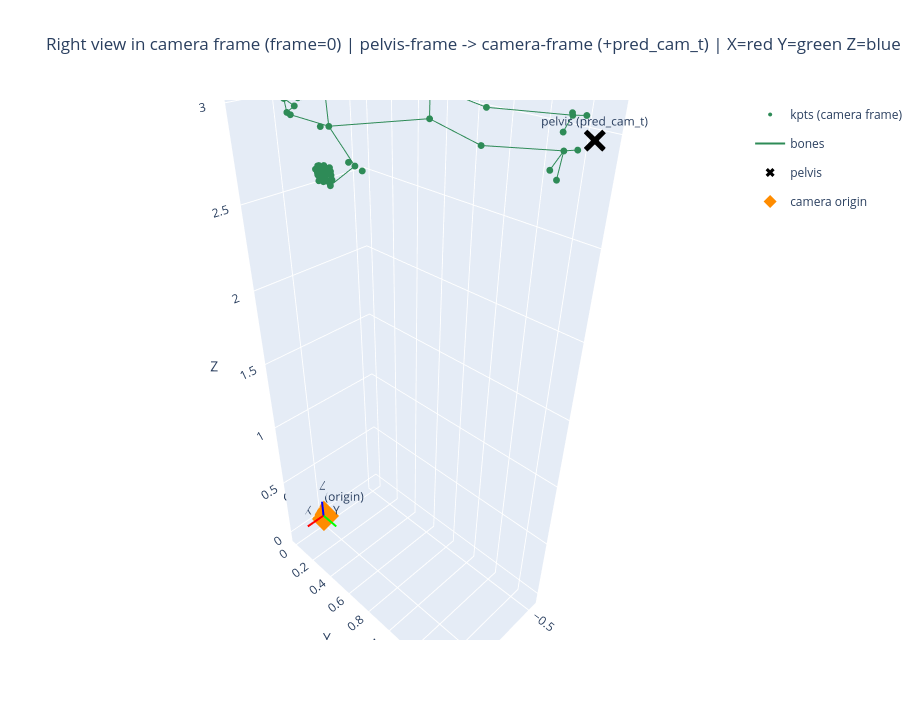

This figure's notebook cell:
### Code cell
# ============================================================
# 右视角：自动判断 kpts 是否已在相机坐标系，再可视化
# ============================================================
import numpy as np
import plotly.graph_objects as go

frame_idx = 0
out_R = right_outputs[frame_idx]

kpts_raw = out_R['pred_keypoints_3d'].astype(np.float32)
t_R = out_R['pred_cam_t'].astype(np.float32)

root_raw = kpts_raw[0]
d_raw = float(np.linalg.norm(root_raw - t_R))
d_plus = float(np.linalg.norm((root_raw + t_R) - t_R))

if d_raw <= d_plus:
    kpts_cam = kpts_raw
    mode = 'already camera-frame'
else:
    kpts_cam = kpts_raw + t_R
    mode = 'pelvis-frame -> camera-frame (+pred_cam_t)'

print(f'[Right] mode: {mode}')
print(f'[Right] ||root - pred_cam_t|| before={d_raw:.4f}, after_shift={d_plus:.4f}')
print(f'[Right] camera origin = [0, 0, 0], pelvis(pred_cam_t) = {t_R}')

cam_axes = np.eye(3)
AXIS_SCALE = 0.15
AXIS_COLORS = ['red', 'lime', 'blue']
AXIS_NAMES = ['X', 'Y', 'Z']
SKEL = visualizer.skeleton

fig = go.Figure()

# 关键点（统一到 camera frame 后）
fig.add_trace(go.Scatter3d(
    x=kpts_cam[:, 0], y=kpts_cam[:, 1], z=kpts_cam[:, 2],
    mode='markers', marker=dict(size=4, color='seagreen'),
    name='kpts (camera frame)',
))

# 骨架连线
for i, (a, b) in enumerate(SKEL):
    if a < len(kpts_cam) and b < len(kpts_cam):
        fig.add_trace(go.Scatter3d(
            x=[kpts_cam[a, 0], kpts_cam[b, 0], None],
            y=[kpts_cam[a, 1], kpts_cam[b, 1], None],
            z=[kpts_cam[a, 2], kpts_cam[b, 2], None],
            mode='lines', line=dict(color='seagreen', width=2),
            legendgroup='skel_R', showlegend=(i == 0), name='bones',
        ))

# pelvis
fig.add_trace(go.Scatter3d(
    x=[t_R[0]], y=[t_R[1]], z=[t_R[2]],
    mode='markers+text', marker=dict(size=8, color='black', symbol='x'),
    text=['pelvis (pred_cam_t)'], textposition='top center',
    name='pelvis',
))

# camera origin
fig.add_trace(go.Scatter3d(
    x=[0], y=[0], z=[0],
    mode='markers+text', marker=dict(size=10, color='darkorange', symbol='diamond'),
    text=['Cam_R (origin)'], textposition='top center',
    name='camera origin',
))

# camera axes
for axis_vec, color, aname in zip(cam_axes, AXIS_COLORS, AXIS_NAMES):
    tip = axis_vec * AXIS_SCALE
    fig.add_trace(go.Scatter3d(
        x=[0, tip[0]], y=[0, tip[1]], z=[0, tip[2]],
        mode='lines+text', line=dict(color=color, width=4),
        text=[None, aname], textposition='top center',
        legendgroup='axes_R', showlegend=False,
    ))

fig.update_layout(
    title=(
        f'Right view in camera frame (frame={frame_idx}) | '
        f'{mode} | X=red Y=green Z=blue'
    ),
    scene=dict(xaxis_title='X', yaxis_title='Y', zaxis_title='Z', aspectmode='data'),
    width=920, height=720,
)
fig.show()

### Figure 1 — Plotly figure (JSON) as saved in the notebook; plotly's stock layout.template omitted (floating-point values rounded to 4 significant figures)
{"data": [{"marker": {"color": "seagreen", "size": 4}, "mode": "markers", "name": "kpts (camera frame)", "type": "scatter3d", "x": [0.02993, 0.05201, 0.04323, -0.006096, -0.02867, -0.1718, -0.2056, -0.1037, -0.1589, -0.4437, -0.4615, -0.3703, -0.3757, -0.5068, -0.5159, -0.3328, -0.3748, -0.5491, -0.3397, -0.3941, -0.556, 0.1492, 0.1377, 0.1216, 0.1002, 0.161, 0.1614, 0.1612, 0.1495, 0.1633, 0.1609, 0.1581, 0.1412, 0.14, 0.1391, 0.1384, 0.1245, 0.1198, 0.1171, 0.1149, 0.1061, 0.08132, 0.2144, 0.1928, 0.1619, 0.1342, 0.242, 0.2282, 0.2092, 0.1774, 0.2413, 0.2261, 0.2071, 0.1715, 0.2275, 0.213, 0.1939, 0.1615, 0.2031, 0.1892, 0.1746, 0.1521, 0.1041, -0.1074, -0.1786, -0.08952, -0.1327, -0.1335, -0.1666, -0.1456], "y": [0.1723, 0.1246, 0.1253, 0.04755, 0.0498, 0.1431, 0.1256, 0.4028, 0.3718, 0.6091, 0.5919, 1.011, 0.9908, 1.355, 1.331, 1.429, 1.433, 1.395, 1.386, 1.39, 1.373, 0.4566, 0.4536, 0.4437, 0.4486, 0.4905, 0.4881, 0.4862, 0.4752, 0.502, 0.5034, 0.5052, 0.4986, 0.5081, 0.5132, 0.5179, 0.51, 0.5227, 0.5246, 0.524, 0.5176, 0.4708, 0.4615, 0.457, 0.4524, 0.4544, 0.465, 0.453, 0.4408, 0.4336, 0.4814, 0.4693, 0.4559, 0.4448, 0.4937, 0.4836, 0.4704, 0.46, 0.5079, 0.4988, 0.4881, 0.4767, 0.4566, 0.433, 0.4028, 0.3845, 0.355, 0.1231, 0.1053, 0.1144], "z": [2.983, 3.013, 2.948, 3.067, 2.912, 3.177, 2.837, 3.265, 2.7, 3.069, 2.912, 3.05, 2.884, 3.054, 2.902, 3.035, 3.1, 3.053, 2.873, 2.819, 2.906, 2.775, 2.756, 2.73, 2.71, 2.801, 2.782, 2.759, 2.726, 2.806, 2.785, 2.762, 2.726, 2.802, 2.783, 2.759, 2.726, 2.791, 2.773, 2.755, 2.729, 2.685, 3.095, 3.095, 3.092, 3.1, 3.146, 3.147, 3.147, 3.133, 3.159, 3.163, 3.165, 3.154, 3.157, 3.164, 3.169, 3.161, 3.169, 3.174, 3.174, 3.164, 3.122, 3.292, 2.678, 3.231, 2.721, 3.166, 2.84, 3.003]}, {"legendgroup": "skel_R", "line": {"color": "seagreen", "width": 2}, "mode": "lines", "name": "bones", "showlegend": true, "type": "scatter3d", "x": [-0.5068, -0.3703, null], "y": [1.355, 1.011, null], "z": [3.054, 3.05, null]}, {"legendgroup": "skel_R", "line": {"color": "seagreen", "width": 2}, "mode": "lines", "name": "bones", "showlegend": false, "type": "scatter3d", "x": [-0.3703, -0.4437, null], "y": [1.011, 0.6091, null], "z": [3.05, 3.069, null]}, {"legendgroup": "skel_R", "line": {"color": "seagreen", "width": 2}, "mode": "lines", "name": "bones", "showlegend": false, "type": "scatter3d", "x": [-0.5159, -0.3757, null], "y": [1.331, 0.9908, null], "z": [2.902, 2.884, null]}, {"legendgroup": "skel_R", "line": {"color": "seagreen", "width": 2}, "mode": "lines", "name": "bones", "showlegend": false, "type": "scatter3d", "x": [-0.3757, -0.4615, null], "y": [0.9908, 0.5919, null], "z": [2.884, 2.912, null]}, {"legendgroup": "skel_R", "line": {"color": "seagreen", "width": 2}, "mode": "lines", "name": "bones", "showlegend": false, "type": "scatter3d", "x": [-0.4437, -0.4615, null], "y": [0.6091, 0.5919, null], "z": [3.069, 2.912, null]}, {"legendgroup": "skel_R", "line": {"color": "seagreen", "width": 2}, "mode": "lines", "name": "bones", "showlegend": false, "type": "scatter3d", "x": [-0.1718, -0.4437, null], "y": [0.1431, 0.6091, null], "z": [3.177, 3.069, null]}, {"legendgroup": "skel_R", "line": {"color": "seagreen", "width": 2}, "mode": "lines", "name": "bones", "showlegend": false, "type": "scatter3d", "x": [-0.2056, -0.4615, null], "y": [0.1256, 0.5919, null], "z": [2.837, 2.912, null]}, {"legendgroup": "skel_R", "line": {"color": "seagreen", "width": 2}, "mode": "lines", "name": "bones", "showlegend": false, "type": "scatter3d", "x": [-0.1718, -0.2056, null], "y": [0.1431, 0.1256, null], "z": [3.177, 2.837, null]}, {"legendgroup": "skel_R", "line": {"color": "seagreen", "width": 2}, "mode": "lines", "name": "bones", "showlegend": false, "type": "scatter3d", "x": [-0.1718, -0.1037, null], "y": [0.1431, 0.4028, null], "z": [3.177, 3.265, null]}, {"legendgroup": "skel_R", "line": {"color": "seagreen", "width": 2}, "mode": "lines", "name": "bones", "showlegend": false, "type": "scatter3d", "x": [-0.2056, -0.1589, null], "y": [0.1256, 0.3718, null], "z": [2.837, 2.7, null]}, {"legendgroup": "skel_R", "line": {"color": "seagreen", "width": 2}, "mode": "lines", "name": "bones", "showlegend": false, "type": "scatter3d", "x": [-0.1037, 0.1041, null], "y": [0.4028, 0.4566, null], "z": [3.265, 3.122, null]}, {"legendgroup": "skel_R", "line": {"color": "seagreen", "width": 2}, "mode": "lines", "name": "bones", "showlegend": false, "type": "scatter3d", "x": [-0.1589, 0.08132, null], "y": [0.3718, 0.4708, null], "z": [2.7, 2.685, null]}, {"legendgroup": "skel_R", "line": {"color": "seagreen", "width": 2}, "mode": "lines", "name": "bones", "showlegend": false, "type": "scatter3d", "x": [0.05201, 0.04323, null], "y": [0.1246, 0.1253, null], "z": [3.013, 2.948, null]}, {"legendgroup": "skel_R", "line": {"color": "seagreen", "width": 2}, "mode": "lines", "name": "bones", "showlegend": false, "type": "scatter3d", "x": [0.02993, 0.05201, null], "y": [0.1723, 0.1246, null], "z": [2.983, 3.013, null]}, {"legendgroup": "skel_R", "line": {"color": "seagreen", "width": 2}, "mode": "lines", "name": "bones", "showlegend": false, "type": "scatter3d", "x": [0.02993, 0.04323, null], "y": [0.1723, 0.1253, null], "z": [2.983, 2.948, null]}, {"legendgroup": "skel_R", "line": {"color": "seagreen", "width": 2}, "mode": "lines", "name": "bones", "showlegend": false, "type": "scatter3d", "x": [0.05201, -0.006096, null], "y": [0.1246, 0.04755, null], "z": [3.013, 3.067, null]}, {"legendgroup": "skel_R", "line": {"color": "seagreen", "width": 2}, "mode": "lines", "name": "bones", "showlegend": false, "type": "scatter3d", "x": [0.04323, -0.02867, null], "y": [0.1253, 0.0498, null], "z": [2.948, 2.912, null]}, {"legendgroup": "skel_R", "line": {"color": "seagreen", "width": 2}, "mode": "lines", "name": "bones", "showlegend": false, "type": "scatter3d", "x": [-0.006096, -0.1718, null], "y": [0.04755, 0.1431, null], "z": [3.067, 3.177, null]}, {"legendgroup": "skel_R", "line": {"color": "seagreen", "width": 2}, "mode": "lines", "name": "bones", "showlegend": false, "type": "scatter3d", "x": [-0.02867, -0.2056, null], "y": [0.0498, 0.1256, null], "z": [2.912, 2.837, null]}, {"legendgroup": "skel_R", "line": {"color": "seagreen", "width": 2}, "mode": "lines", "name": "bones", "showlegend": false, "type": "scatter3d", "x": [-0.5068, -0.3328, null], "y": [1.355, 1.429, null], "z": [3.054, 3.035, null]}, {"legendgroup": "skel_R", "line": {"color": "seagreen", "width": 2}, "mode": "lines", "name": "bones", "showlegend": false, "type": "scatter3d", "x": [-0.5068, -0.3748, null], "y": [1.355, 1.433, null], "z": [3.054, 3.1, null]}, {"legendgroup": "skel_R", "line": {"color": "seagreen", "width": 2}, "mode": "lines", "name": "bones", "showlegend": false, "type": "scatter3d", "x": [-0.5068, -0.5491, null], "y": [1.355, 1.395, null], "z": [3.054, 3.053, null]}, {"legendgroup": "skel_R", "line": {"color": "seagreen", "width": 2}, "mode": "lines", "name": "bones", "showlegend": false, "type": "scatter3d", "x": [-0.5159, -0.3397, null], "y": [1.331, 1.386, null], "z": [2.902, 2.873, null]}, {"legendgroup": "skel_R", "line": {"color": "seagreen", "width": 2}, "mode": "lines", "name": "bones", "showlegend": false, "type": "scatter3d", "x": [-0.5159, -0.3941, null], "y": [1.331, 1.39, null], "z": [2.902, 2.819, null]}, {"legendgroup": "skel_R", "line": {"color": "seagreen", "width": 2}, "mode": "lines", "name": "bones", "showlegend": false, "type": "scatter3d", "x": [-0.5159, -0.556, null], "y": [1.331, 1.373, null], "z": [2.902, 2.906, null]}, {"legendgroup": "skel_R", "line": {"color": "seagreen", "width": 2}, "mode": "lines", "name": "bones", "showlegend": false, "type": "scatter3d", "x": [0.1041, 0.1342, null], "y": [0.4566, 0.4544, null], "z": [3.122, 3.1, null]}, {"legendgroup": "skel_R", "line": {"color": "seagreen", "width": 2}, "mode": "lines", "name": "bones", "showlegend": false, "type": "scatter3d", "x": [0.1342, 0.1619, null], "y": [0.4544, 0.4524, null], "z": [3.1, 3.092, null]}, {"legendgroup": "skel_R", "line": {"color": "seagreen", "width": 2}, "mode": "lines", "name": "bones", "showlegend": false, "type": "scatter3d", "x": [0.1619, 0.1928, null], "y": [0.4524, 0.457, null], "z": [3.092, 3.095, null]}, {"legendgroup": "skel_R", "line": {"color": "seagreen", "width": 2}, "mode": "lines", "name": "bones", "showlegend": false, "type": "scatter3d", "x": [0.1928, 0.2144, null], "y": [0.457, 0.4615, null], "z": [3.095, 3.095, null]}, {"legendgroup": "skel_R", "line": {"color": "seagreen", "width": 2}, "mode": "lines", "name": "bones", "showlegend": false, "type": "scatter3d", "x": [0.1041, 0.1774, null], "y": [0.4566, 0.4336, null], "z": [3.122, 3.133, null]}, {"legendgroup": "skel_R", "line": {"color": "seagreen", "width": 2}, "mode": "lines", "name": "bones", "showlegend": false, "type": "scatter3d", "x": [0.1774, 0.2092, null], "y": [0.4336, 0.4408, null], "z": [3.133, 3.147, null]}, {"legendgroup": "skel_R", "line": {"color": "seagreen", "width": 2}, "mode": "lines", "name": "bones", "showlegend": false, "type": "scatter3d", "x": [0.2092, 0.2282, null], "y": [0.4408, 0.453, null], "z": [3.147, 3.147, null]}, {"legendgroup": "skel_R", "line": {"color": "seagreen", "width": 2}, "mode": "lines", "name": "bones", "showlegend": false, "type": "scatter3d", "x": [0.2282, 0.242, null], "y": [0.453, 0.465, null], "z": [3.147, 3.146, null]}, {"legendgroup": "skel_R", "line": {"color": "seagreen", "width": 2}, "mode": "lines", "name": "bones", "showlegend": false, "type": "scatter3d", "x": [0.1041, 0.1715, null], "y": [0.4566, 0.4448, null], "z": [3.122, 3.154, null]}, {"legendgroup": "skel_R", "line": {"color": "seagreen", "width": 2}, "mode": "lines", "name": "bones", "showlegend": false, "type": "scatter3d", "x": [0.1715, 0.2071, null], "y": [0.4448, 0.4559, null], "z": [3.154, 3.165, null]}, {"legendgroup": "skel_R", "line": {"color": "seagreen", "width": 2}, "mode": "lines", "name": "bones", "showlegend": false, "type": "scatter3d", "x": [0.2071, 0.2261, null], "y": [0.4559, 0.4693, null], "z": [3.165, 3.163, null]}, {"legendgroup": "skel_R", "line": {"color": "seagreen", "width": 2}, "mode": "lines", "name": "bones", "showlegend": false, "type": "scatter3d", "x": [0.2261, 0.2413, null], "y": [0.4693, 0.4814, null], "z": [3.163, 3.159, null]}, {"legendgroup": "skel_R", "line": {"color": "seagreen", "width": 2}, "mode": "lines", "name": "bones", "showlegend": false, "type": "scatter3d", "x": [0.1041, 0.1615, null], "y": [0.4566, 0.46, null], "z": [3.122, 3.161, null]}, {"legendgroup": "skel_R", "line": {"color": "seagreen", "width": 2}, "mode": "lines", "name": "bones", "showlegend": false, "type": "scatter3d", "x": [0.1615, 0.1939, null], "y": [0.46, 0.4704, null], "z": [3.161, 3.169, null]}, {"legendgroup": "skel_R", "line": {"color": "seagreen", "width": 2}, "mode": "lines", "name": "bones", "showlegend": false, "type": "scatter3d", "x": [0.1939, 0.213, null], "y": [0.4704, 0.4836, null], "z": [3.169, 3.164, null]}, {"legendgroup": "skel_R", "line": {"color": "seagreen", "width": 2}, "mode": "lines", "name": "bones", "showlegend": false, "type": "scatter3d", "x": [0.213, 0.2275, null], "y": [0.4836, 0.4937, null], "z": [3.164, 3.157, null]}, {"legendgroup": "skel_R", "line": {"color": "seagreen", "width": 2}, "mode": "lines", "name": "bones", "showlegend": false, "type": "scatter3d", "x": [0.1041, 0.1521, null], "y": [0.4566, 0.4767, null], "z": [3.122, 3.164, null]}, {"legendgroup": "skel_R", "line": {"color": "seagreen", "width": 2}, "mode": "lines", "name": "bones", "showlegend": false, "type": "scatter3d", "x": [0.1521, 0.1746, null], "y": [0.4767, 0.4881, null], "z": [3.164, 3.174, null]}, {"legendgroup": "skel_R", "line": {"color": "seagreen", "width": 2}, "mode": "lines", "name": "bones", "showlegend": false, "type": "scatter3d", "x": [0.1746, 0.1892, null], "y": [0.4881, 0.4988, null], "z": [3.174, 3.174, null]}, {"legendgroup": "skel_R", "line": {"color": "seagreen", "width": 2}, "mode": "lines", "name": "bones", "showlegend": false, "type": "scatter3d", "x": [0.1892, 0.2031, null], "y": [0.4988, 0.5079, null], "z": [3.174, 3.169, null]}, {"legendgroup": "skel_R", "line": {"color": "seagreen", "width": 2}, "mode": "lines", "name": "bones", "showlegend": false, "type": "scatter3d", "x": [0.08132, 0.1002, null], "y": [0.4708, 0.4486, null], "z": [2.685, 2.71, null]}, {"legendgroup": "skel_R", "line": {"color": "seagreen", "width": 2}, "mode": "lines", "name": "bones", "showlegend": false, "type": "scatter3d", "x": [0.1002, 0.1216, null], "y": [0.4486, 0.4437, null], "z": [2.71, 2.73, null]}, {"legendgroup": "skel_R", "line": {"color": "seagreen", "width": 2}, "mode": "lines", "name": "bones", "showlegend": false, "type": "scatter3d", "x": [0.1216, 0.1377, null], "y": [0.4437, 0.4536, null], "z": [2.73, 2.756, null]}, {"legendgroup": "skel_R", "line": {"color": "seagreen", "width": 2}, "mode": "lines", "name": "bones", "showlegend": false, "type": "scatter3d", "x": [0.1377, 0.1492, null], "y": [0.4536, 0.4566, null], "z": [2.756, 2.775, null]}, {"legendgroup": "skel_R", "line": {"color": "seagreen", "width": 2}, "mode": "lines", "name": "bones", "showlegend": false, "type": "scatter3d", "x": [0.08132, 0.1495, null], "y": [0.4708, 0.4752, null], "z": [2.685, 2.726, null]}, {"legendgroup": "skel_R", "line": {"color": "seagreen", "width": 2}, "mode": "lines", "name": "bones", "showlegend": false, "type": "scatter3d", "x": [0.1495, 0.1612, null], "y": [0.4752, 0.4862, null], "z": [2.726, 2.759, null]}, {"legendgroup": "skel_R", "line": {"color": "seagreen", "width": 2}, "mode": "lines", "name": "bones", "showlegend": false, "type": "scatter3d", "x": [0.1612, 0.1614, null], "y": [0.4862, 0.4881, null], "z": [2.759, 2.782, null]}, {"legendgroup": "skel_R", "line": {"color": "seagreen", "width": 2}, "mode": "lines", "name": "bones", "showlegend": false, "type": "scatter3d", "x": [0.1614, 0.161, null], "y": [0.4881, 0.4905, null], "z": [2.782, 2.801, null]}, {"legendgroup": "skel_R", "line": {"color": "seagreen", "width": 2}, "mode": "lines", "name": "bones", "showlegend": false, "type": "scatter3d", "x": [0.08132, 0.1412, null], "y": [0.4708, 0.4986, null], "z": [2.685, 2.726, null]}, {"legendgroup": "skel_R", "line": {"color": "seagreen", "width": 2}, "mode": "lines", "name": "bones", "showlegend": false, "type": "scatter3d", "x": [0.1412, 0.1581, null], "y": [0.4986, 0.5052, null], "z": [2.726, 2.762, null]}, {"legendgroup": "skel_R", "line": {"color": "seagreen", "width": 2}, "mode": "lines", "name": "bones", "showlegend": false, "type": "scatter3d", "x": [0.1581, 0.1609, null], "y": [0.5052, 0.5034, null], "z": [2.762, 2.785, null]}, {"legendgroup": "skel_R", "line": {"color": "seagreen", "width": 2}, "mode": "lines", "name": "bones", "showlegend": false, "type": "scatter3d", "x": [0.1609, 0.1633, null], "y": [0.5034, 0.502, null], "z": [2.785, 2.806, null]}, {"legendgroup": "skel_R", "line": {"color": "seagreen", "width": 2}, "mode": "lines", "name": "bones", "showlegend": false, "type": "scatter3d", "x": [0.08132, 0.1245, null], "y": [0.4708, 0.51, null], "z": [2.685, 2.726, null]}, {"legendgroup": "skel_R", "line": {"color": "seagreen", "width": 2}, "mode": "lines", "name": "bones", "showlegend": false, "type": "scatter3d", "x": [0.1245, 0.1384, null], "y": [0.51, 0.5179, null], "z": [2.726, 2.759, null]}, {"legendgroup": "skel_R", "line": {"color": "seagreen", "width": 2}, "mode": "lines", "name": "bones", "showlegend": false, "type": "scatter3d", "x": [0.1384, 0.1391, null], "y": [0.5179, 0.5132, null], "z": [2.759, 2.783, null]}, {"legendgroup": "skel_R", "line": {"color": "seagreen", "width": 2}, "mode": "lines", "name": "bones", "showlegend": false, "type": "scatter3d", "x": [0.1391, 0.14, null], "y": [0.5132, 0.5081, null], "z": [2.783, 2.802, null]}, {"legendgroup": "skel_R", "line": {"color": "seagreen", "width": 2}, "mode": "lines", "name": "bones", "showlegend": false, "type": "scatter3d", "x": [0.08132, 0.1061, null], "y": [0.4708, 0.5176, null], "z": [2.685, 2.729, null]}, {"legendgroup": "skel_R", "line": {"color": "seagreen", "width": 2}, "mode": "lines", "name": "bones", "showlegend": false, "type": "scatter3d", "x": [0.1061, 0.1149, null], "y": [0.5176, 0.524, null], "z": [2.729, 2.755, null]}, {"legendgroup": "skel_R", "line": {"color": "seagreen", "width": 2}, "mode": "lines", "name": "bones", "showlegend": false, "type": "scatter3d", "x": [0.1149, 0.1171, null], "y": [0.524, 0.5246, null], "z": [2.755, 2.773, null]}, {"legendgroup": "skel_R", "line": {"color": "seagreen", "width": 2}, "mode": "lines", "name": "bones", "showlegend": false, "type": "scatter3d", "x": [0.1171, 0.1198, null], "y": [0.5246, 0.5227, null], "z": [2.773, 2.791, null]}, {"marker": {"color": "black", "size": 8, "symbol": "x"}, "mode": "markers+text", "name": "pelvis", "text": ["pelvis (pred_cam_t)"], "textposition": "top center", "type": "scatter3d", "x": [-0.4545], "y": [1.503], "z": [2.993]}, {"marker": {"color": "darkorange", "size": 10, "symbol": "diamond"}, "mode": "markers+text", "name": "camera origin", "text": ["Cam_R (origin)"], "textposition": "top center", "type": "scatter3d", "x": [0], "y": [0], "z": [0]}, {"legendgroup": "axes_R", "line": {"color": "red", "width": 4}, "mode": "lines+text", "showlegend": false, "text": [null, "X"], "textposition": "top center", "type": "scatter3d", "x": [0, 0.15], "y": [0, 0], "z": [0, 0]}, {"legendgroup": "axes_R", "line": {"color": "lime", "width": 4}, "mode": "lines+text", "showlegend": false, "text": [null, "Y"], "textposition": "top center", "type": "scatter3d", "x": [0, 0], "y": [0, 0.15], "z": [0, 0]}, {"legendgroup": "axes_R", "line": {"color": "blue", "width": 4}, "mode": "lines+text", "showlegend": false, "text": [null, "Z"], "textposition": "top center", "type": "scatter3d", "x": [0, 0], "y": [0, 0], "z": [0, 0.15]}], "layout": {"height": 720, "scene": {"aspectmode": "data", "xaxis": {"title": {"text": "X"}}, "yaxis": {"title": {"text": "Y"}}, "zaxis": {"title": {"text": "Z"}}}, "title": {"text": "Right view in camera frame (frame=0) | pelvis-frame -> camera-frame (+pred_cam_t) | X=red Y=green Z=blue"}, "width": 920}}
